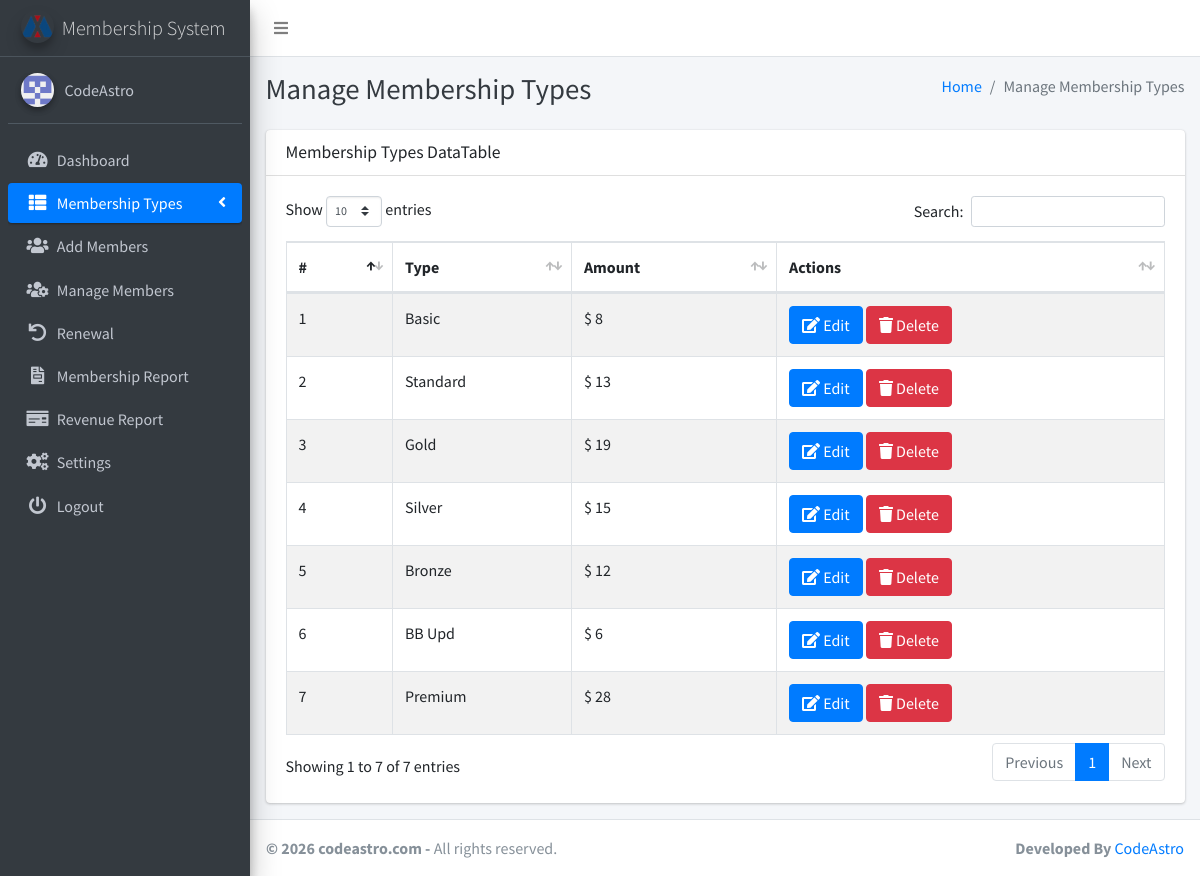
Page /view_type.php (signed in) on the committed database.
### tables this page shows
CREATE TABLE IF NOT EXISTS `settings` (
`id` int(11) NOT NULL,
  `system_name` varchar(255) NOT NULL,
  `logo` varchar(255) NOT NULL,
  `currency` varchar(50) NOT NULL
);

CREATE TABLE IF NOT EXISTS `membership_types` (
`id` int(11) NOT NULL,
  `type` varchar(255) NOT NULL,
  `amount` int(11) NOT NULL
);

### view_type.php (the view, shortened to what this page needs)
<?php
include('includes/config.php');
$selectQuery = "SELECT * FROM membership_types";
$result = $conn->query($selectQuery);
$fetchCurrencyQuery = "SELECT currency FROM settings WHERE id = 1";
$fetchCurrencyResult = $conn->query($fetchCurrencyQuery);
if ($fetchCurrencyResult->num_rows > 0) {
    $currencyDetails = $fetchCurrencyResult->fetch_assoc();
    $currencySymbol = $currencyDetails['currency'];
} else {
    $currencySymbol = '$';
}
?>
<!DOCTYPE html>
<html lang="en">
<?php include('includes/header.php');?>
<body class="hold-transition sidebar-mini layout-fixed layout-navbar-fixed layout-footer-fixed">
<div class="wrapper">
  <?php include('includes/nav.php');?>
 <?php include('includes/sidebar.php');?>
  <div class="content-wrapper">
  <?php include('includes/pagetitle.php');?>
    <section class="content">
      <div class="container-fluid">
        <div class="row">
        <div class="col-12">
        <div class="card">
    <div class="card-header">
        <h3 class="card-title">Membership Types DataTable</h3>
    </div>
    <div class="card-body">
        <table id="example1" class="table table-bordered table-striped">
            <thead>
                <tr>
                    <th>#</th>
                    <th>Type</th>
                    <th>Amount</th>
                    <th>Actions</th>
                </tr>
            </thead>
            <tbody>
                <?php
                $counter = 1;
                while ($row = $result->fetch_assoc()) {
                    echo "<tr>";
                    echo "<td>{$counter}</td>";
                    echo "<td>{$row['type']}</td>";
                    echo "<td>{$currencySymbol} {$row['amount']}</td>";
                    echo "<td>
                            <a href='edit_type.php?id={$row['id']}' class='btn btn-primary'><i class='fas fa-edit'></i> Edit</a>
                            <button class='btn btn-danger' onclick='deleteMembership({$row['id']})'><i class='fas fa-trash'></i> Delete</button>
                          </td>";
                    echo "</tr>";
                    $counter++;
                }
                ?>
            </tbody>
        </table>
    </div>
</div>
          </div>
        </div>
      </div>
    </section>
  </div>
  <footer class="main-footer">
    <strong> &copy; <?php echo date('Y');?> codeastro.com</a> -</strong>
    All rights reserved.
    <div class="float-right d-none d-sm-inline-block">
      <b>Developed By</b> <a href="https://codeastro.com/">CodeAstro</a>
    </div>
  </footer>
</div>
</body>
</html>

### includes/header.php (shortened to what this page needs)
<!DOCTYPE html>
<html lang="en">
<head>
  <link rel="stylesheet" href="plugins/fontawesome-free/css/all.min.css">
  <link rel="stylesheet" href="https://code.ionicframework.com/ionicons/2.0.1/css/ionicons.min.css">
  <link rel="stylesheet" href="plugins/overlayScrollbars/css/OverlayScrollbars.min.css">
  <link rel="stylesheet" href="plugins/datatables-bs4/css/dataTables.bootstrap4.min.css">
  <link rel="stylesheet" href="plugins/datatables-responsive/css/responsive.bootstrap4.min.css">
  <link rel="stylesheet" href="dist/css/adminlte.min.css">
</head>

### includes/nav.php
<nav class="main-header navbar navbar-expand navbar-white navbar-light">
    <ul class="navbar-nav">
      <li class="nav-item">
        <a class="nav-link" data-widget="pushmenu" href="#" role="button"><i class="fas fa-bars"></i></a>
      </li>
    </ul>
  </nav>

### includes/sidebar.php (shortened to what this page needs)
<?php
$current_page = basename($_SERVER['PHP_SELF']);
?>
 <aside class="main-sidebar sidebar-dark-primary elevation-4">
    <a href="" class="brand-link">
    <img src="<?php echo getLogoUrl(); ?>" alt="Logo" class="brand-image img-circle elevation-3" style="opacity: .8">
    <span class="brand-text font-weight-light"><?php echo getSystemName(); ?></span>
</a>
<?php
function getSystemName()
{
    global $conn;
    $systemNameQuery = "SELECT system_name FROM settings";
    $systemNameResult = $conn->query($systemNameQuery);
    if ($systemNameResult->num_rows > 0) {
        $systemNameRow = $systemNameResult->fetch_assoc();
        return $systemNameRow['system_name'];
    } else {
        return 'CodeAstro';
    }
}
function getLogoUrl()
{
    global $conn;
    $logoQuery = "SELECT logo FROM settings";
    $logoResult = $conn->query($logoQuery);
    if ($logoResult->num_rows > 0) {
        $logoRow = $logoResult->fetch_assoc();
        return $logoRow['logo'];
    } else {
        return 'dist/img/AdminLTELogo.png';
    }
}
?>
    <div class="sidebar">
      <div class="user-panel mt-3 pb-3 mb-3 d-flex">
        <div class="image">
          <img src="dist/img/2382414.png" class="img-circle elevation-2" alt="User Image">
        </div>
        <div class="info">
          <a href="#" class="d-block">CodeAstro</a>
        </div>
      </div>
      <nav class="mt-2">
        <ul class="nav nav-pills nav-sidebar flex-column" data-widget="treeview" role="menu" data-accordion="false">
          <li class="nav-item">
            <a href="dashboard.php" class="nav-link <?php echo ($current_page == 'dashboard.php') ? 'active' : ''; ?>">
              <i class="nav-icon fas fa-tachometer-alt"></i>
              <p>
                Dashboard
              </p>
            </a>
          </li>
          <li class="nav-item has-treeview">
            <a href="#" class="nav-link <?php echo ($current_page == 'add_type.php' || $current_page == 'view_type.php' || $current_page == 'edit_type.php') ? 'active' : ''; ?>">
              <i class="nav-icon fas fa-th-list"></i>
              <p>
                Membership Types
                <i class="fas fa-angle-left right"></i>
              </p>
            </a>
          </li>
          <li class="nav-item">
            <a href="add_members.php" class="nav-link <?php echo ($current_page == 'add_members.php') ? 'active' : ''; ?>">
              <i class="nav-icon fas fa-users"></i>
              <p>Add Members</p>
            </a>
          </li>
          <li class="nav-item">
            <a href="manage_members.php" class="nav-link <?php echo ($current_page == 'manage_members.php' || $current_page == 'edit_member.php' || $current_page == 'memberProfile.php') ? 'active' : ''; ?>">
              <i class="nav-icon fas fa-users-cog"></i>
              <p>Manage Members</p>
            </a>
          </li>
          <li class="nav-item">
            <a href="list_renewal.php" class="nav-link <?php echo ($current_page == 'list_renewal.php' || $current_page == 'renew.php') ? 'active' : ''; ?>">
            <i class="nav-icon fas fa-undo"></i>
              <p>Renewal</p>
            </a>
          </li>
          <li class="nav-item">
            <a href="report.php" class="nav-link <?php echo ($current_page == 'report.php') ? 'active' : ''; ?>">
              <i class="nav-icon fas fa-file-invoice"></i>
              <p>Membership Report</p>
            </a>
          </li>
          <li class="nav-item">
            <a href="revenue_report.php" class="nav-link <?php echo ($current_page == 'revenue_report.php') ? 'active' : ''; ?>">
              <i class="nav-icon fas fa-money-check"></i>
              <p>Revenue Report</p>
            </a>
          </li>
          <li class="nav-item">
            <a href="settings.php" class="nav-link <?php echo ($current_page == 'settings.php') ? 'active' : ''; ?>">
              <i class="nav-icon fas fa-cogs"></i>
              <p>Settings</p>
            </a>
          </li>
          <li class="nav-item">
            <a href="logout.php" class="nav-link <?php echo ($current_page == 'logout.php') ? 'active' : ''; ?>">
              <i class="nav-icon fas fa-power-off"></i>
              <p>Logout</p>
            </a>
          </li>
        </ul>
      </nav>
    </div>
  </aside>

### includes/pagetitle.php
<div class="content-header">
    <div class="container-fluid">
        <div class="row mb-2">
            <div class="col-sm-6">
                <?php
                if (strpos($_SERVER['REQUEST_URI'], 'add_members.php') !== false) {
                    $pageTitle = 'Add Members';
                } elseif (strpos($_SERVER['REQUEST_URI'], 'view_type.php') !== false) {
                    $pageTitle = 'Manage Membership Types';
                }  elseif (strpos($_SERVER['REQUEST_URI'], 'renew.php') !== false) {
                    $pageTitle = 'Renew Membership';
                } elseif (strpos($_SERVER['REQUEST_URI'], 'edit_member.php') !== false) {
                  $pageTitle = 'Edit Members';
                } elseif (strpos($_SERVER['REQUEST_URI'], 'edit_type.php') !== false) {
                  $pageTitle = 'Edit Membership Type';
                } elseif (strpos($_SERVER['REQUEST_URI'], 'list_renewal.php') !== false) {
                  $pageTitle = 'Renewal';
                } elseif (strpos($_SERVER['REQUEST_URI'], 'manage_members.php') !== false) {
                  $pageTitle = 'Manage Members';
                } elseif (strpos($_SERVER['REQUEST_URI'], 'memberProfile.php') !== false) {
                  $pageTitle = 'Member Profile';
                } elseif (strpos($_SERVER['REQUEST_URI'], 'print_membership_card.php') !== false) {
                  $pageTitle = 'Print Membership';
                } elseif (strpos($_SERVER['REQUEST_URI'], 'revenue_report.php') !== false) {
                  $pageTitle = 'Revenue Report';
                } elseif (strpos($_SERVER['REQUEST_URI'], 'report.php') !== false) {
                  $pageTitle = 'Membership Report';
                } elseif (strpos($_SERVER['REQUEST_URI'], 'settings.php') !== false) {
                  $pageTitle = 'Settings';
                } elseif (strpos($_SERVER['REQUEST_URI'], 'add_type.php') !== false) {
                  $pageTitle = 'Add Membership Type';
                } elseif (strpos($_SERVER['REQUEST_URI'], 'dashboard.php') !== false) {
                  $pageTitle = 'Dashboard';
                }
                echo '<h1 class="m-0 text-dark">' . $pageTitle . '</h1>';
                ?>
            </div>
            <div class="col-sm-6">
                <ol class="breadcrumb float-sm-right">
                    <li class="breadcrumb-item"><a href="#">Home</a></li>
                    <li class="breadcrumb-item active"><?php echo $pageTitle; ?></li>
                </ol>
            </div>
        </div>
    </div>
</div>

### rows in the picture
settings: logo (picture), system_name "Membership System", currency "$"
membership_types: type "Basic", amount "8"
membership_types: type "Standard", amount "13"
membership_types: type "Gold", amount "19"
membership_types: type "Silver", amount "15"
membership_types: type "Bronze", amount "12"
membership_types: type "BB Upd", amount "6"
membership_types: type "Premium", amount "28"

### other values in the picture
$pageTitle "Manage Membership Types"
